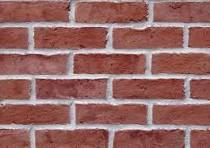
#> input picture brick.jpeg, 210 x 148 px, found by its file name
$ python fft.py --image brick.jpeg
#> lines starting #> are read from the running program, lines starting #| are printed output that depends on the picture
import os
import argparse
import cv2
import numpy as np
import matplotlib.pyplot as plt

def output_path(read_path, suffix, output_dir):
    os.makedirs(output_dir, exist_ok=True)
    filename = os.path.splitext(os.path.basename(read_path))[0] + suffix + ".png"
    return os.path.join(output_dir, filename)

def save_power(read_path, power_spectrum):
    power_spectrum = np.uint8(255 * power_spectrum / np.max(power_spectrum))  # Normalize to 0-255
    cv2.imwrite(output_path(read_path, "_power", "debugging"), power_spectrum)

def save_angles(read_path, angle_bins, direction_power):
    plt.figure()
    plt.plot(angle_bins[:-1], direction_power)
    plt.xlabel("direction of variation (degrees)")
    plt.ylabel("power")
    plt.tight_layout()
    plt.savefig(output_path(read_path, "_directions", "debugging"))
    plt.close()

def get_power_spectrum(image):
    fft_shifted = np.fft.fftshift(np.fft.fft2(image - np.mean(image)))
    return np.abs(fft_shifted) ** 2

def get_direction_power(power_spectrum):
    h, w = power_spectrum.shape
    y, x = np.indices((h, w))
    dx = x - w // 2
    dy = y - h // 2
    radius = np.sqrt(dx ** 2 + dy ** 2)
    angles = (np.degrees(np.arctan2(dy, dx)) + 180) % 180
    mask = radius > min(5, max(h, w) / 4)
    angle_bins = np.arange(181)
    direction_power, _ = np.histogram(angles[mask], bins=angle_bins, weights=power_spectrum[mask])
    return angle_bins, direction_power

def get_strongest_angle(direction_power):
    if np.max(direction_power) == 0:
        return 0
    return np.argmax(direction_power)

def keep_dominant_rgb_channel(colors):
    original_shape = colors.shape
    colors = np.reshape(colors, (-1, 3))
    result = colors.copy()
    max_channel = np.argmax(colors, axis=-1)
    green_mask = max_channel == 1
    result[green_mask] = 0
    result[green_mask, 1] = colors[green_mask, 1]
    result[~green_mask, 1] = 0
    return np.reshape(result, original_shape).astype(np.uint8)

def rgb_to_cmy(rgb):
    rgb = rgb.astype(float) / 255
    return 1 - rgb

def cmy_to_rgb(cmy):
    c = cmy[..., 0]
    m = cmy[..., 1]
    y = cmy[..., 2]
    rgb = np.stack(
        (
            1 - c,
            1 - m,
            1 - y,
        ),
        axis=-1,
    )
    return np.clip(rgb * 255, 0, 255).astype(np.uint8)

def keep_dominant_cmy_channel(colors):
    cmy = rgb_to_cmy(colors)
    result = np.zeros_like(cmy)
    max_channel = np.argmax(cmy, axis=-1)
    max_value = np.take_along_axis(cmy, np.expand_dims(max_channel, -1), axis=-1)
    np.put_along_axis(result, np.expand_dims(max_channel, -1), max_value, axis=-1)
    return cmy_to_rgb(result)

def apply_color_mode(colors, color_mode):
    if color_mode == "rgb":
        return keep_dominant_rgb_channel(colors)
    if color_mode == "cmy":
        return keep_dominant_cmy_channel(colors)
    return colors

def sine_tile(shape, angle_degrees, avg_color, wave_color, wave_tile, wave_type, thickness, periods):
    h, w = shape
    sine_image = np.full((h, w, 3), avg_color, dtype=np.uint8)
    angle = np.radians(angle_degrees)
    corners_x = np.array([-w / 2, w / 2, -w / 2, w / 2])
    corners_y = np.array([-h / 2, -h / 2, h / 2, h / 2])
    corner_along = corners_x * np.cos(angle) + corners_y * np.sin(angle)
    along_min = corner_along.min()
    along_max = corner_along.max()
    along_range = along_max - along_min
    amplitude = min(h, w) * 0.6
    curve_along = np.linspace(along_min, along_max, max(h, w) * 20)
    curve_across = amplitude * np.sin(2 * np.pi * periods * (curve_along - along_min) / along_range)
    curve_x = curve_along * np.cos(angle) - curve_across * np.sin(angle) + w / 2
    curve_y = curve_along * np.sin(angle) + curve_across * np.cos(angle) + h / 2
    points = np.column_stack((curve_x, curve_y)).round().astype(np.int32)

    if wave_type in ("original", "small"):
        mask = np.zeros((h, w), dtype=np.uint8)
        cv2.polylines(mask, [points], False, 255, thickness, lineType=cv2.LINE_AA)
        sine_image[mask > 0] = wave_tile[mask > 0]
    else:
        cv2.polylines(sine_image, [points], False, wave_color.tolist(), thickness, lineType=cv2.LINE_AA)

    return sine_image

def save_sine(read_path, image, tile_size, wave_type, thickness, periods, upscale_ratio, color_mode):
    if tile_size <= 0:
        raise ValueError("tile_size must be greater than 0")
    if upscale_ratio <= 0:
        raise ValueError("upscale_ratio must be greater than 0")

    h, w = image.shape
    color_image = cv2.cvtColor(cv2.imread(read_path, cv2.IMREAD_COLOR), cv2.COLOR_BGR2RGB)
    color_image = apply_color_mode(color_image, color_mode)
    small_image = None
    if wave_type == "small":
        small_path = output_path(read_path, "_sine", os.path.join("results", "small"))
        small_image = cv2.imread(small_path, cv2.IMREAD_COLOR)
        if small_image is None:
            raise FileNotFoundError(f"Could not read small sine image: {small_path}")
        small_image = cv2.cvtColor(small_image, cv2.COLOR_BGR2RGB)
        if small_image.shape[:2] != image.shape:
            small_image = cv2.resize(small_image, (w, h), interpolation=cv2.INTER_LINEAR)
        small_image = apply_color_mode(small_image, color_mode)

    output_ratio = upscale_ratio if wave_type == "flat" else 1
    sine_image = np.zeros((h * output_ratio, w * output_ratio, 3), dtype=np.uint8)

    for y0 in range(0, h, tile_size):
        y1 = min(y0 + tile_size, h)
        for x0 in range(0, w, tile_size):
            x1 = min(x0 + tile_size, w)
            image_tile = image[y0:y1, x0:x1]
            color_tile = color_image[y0:y1, x0:x1]
            wave_tile = color_tile
            if wave_type == "small":
                wave_tile = small_image[y0:y1, x0:x1]
            avg_color = np.sqrt(np.mean(color_tile.astype(float) ** 2, axis=(0, 1))).astype(np.uint8)
            # half of avg color (dimmer)
            half_avg_color = (avg_color / 2).astype(np.uint8)
            # max of avg color (brighter)
            max_avg_color = np.clip(avg_color * 1.5, 0, 255).astype(np.uint8)
            tile_power = get_power_spectrum(image_tile)
            _, tile_direction_power = get_direction_power(tile_power)
            tile_angle = get_strongest_angle(tile_direction_power)
            output_y0 = y0 * output_ratio
            output_y1 = y1 * output_ratio
            output_x0 = x0 * output_ratio
            output_x1 = x1 * output_ratio
            output_shape = (output_y1 - output_y0, output_x1 - output_x0)
            sine_image[output_y0:output_y1, output_x0:output_x1] = sine_tile(
                output_shape,
                tile_angle,
                half_avg_color,
                avg_color,
                wave_tile,
                wave_type,
                round(thickness * output_ratio) if wave_type == "flat" else round(thickness),
                periods,
            )

    cv2.imwrite(output_path(read_path, "_sine", "results"), cv2.cvtColor(sine_image, cv2.COLOR_RGB2BGR))

def transform_and_save(read_path, tile_size, wave_type, thickness, periods, upscale_ratio, color_mode):
    """
    Reads an image from the specified file path.

    Args:
        read_path (str): The path to the image file to read.
    """
    image = cv2.imread(read_path, cv2.IMREAD_GRAYSCALE)
    if image is None:
        raise FileNotFoundError(f"Could not read image: {read_path}")

    # get transform
    power_spectrum = get_power_spectrum(image)
    angle_bins, direction_power = get_direction_power(power_spectrum)
    strongest_angles = np.argsort(direction_power)[-5:][::-1]
    print(f"{read_path}: strongest variation directions: {strongest_angles} degrees")

    save_power(read_path, power_spectrum)
    save_angles(read_path, angle_bins, direction_power)
    save_sine(read_path, image, tile_size, wave_type, thickness, periods, upscale_ratio, color_mode)
    return None

def main():
    """
    Reads an image and saves its fourier transform.
    """
    parser = argparse.ArgumentParser()
    parser.add_argument("-i", "--image", default="belltower.jpg")
    parser.add_argument("-s", "--size", type=int, default=100)
    parser.add_argument("-w", "--wave", choices=["flat", "original", "small"], default="flat")
    parser.add_argument("-t", "--thickness", type=float, default=3)
    parser.add_argument("-p", "--periodicity", type=int, default=6)
    parser.add_argument("-r", "--ratio", type=int, default=1)
    parser.add_argument("-c", "--color-mode", choices=["none", "rgb", "cmy"], default="none")
    args = parser.parse_args()

    read_path = args.image
    if not os.path.isabs(read_path):
        read_path = os.path.join(os.getcwd(), "data", read_path)

    transform_and_save(read_path, args.size, args.wave, args.thickness, args.periodicity, args.ratio, args.color_mode)
#> in transform_and_save, `image = cv2.imread(read_path, cv2.IMREAD_GRAYSCALE)`:
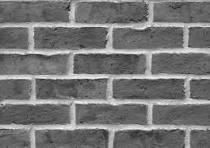
#> image: shape (148, 210); min 16, max 255, mean 117
#> in get_direction_power, `angles = (np.degrees(np.arctan2(dy, dx)) + 180) % 180`:
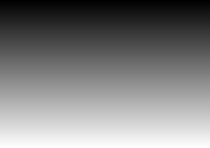
#> dy: shape (148, 210) int64; min -74, max 73, mean -0.5; drawn with min black and max white
#> in get_direction_power, `direction_power, _ = np.histogram(angles[mask], bins=angle_bins, weigh..`: direction_power = 180 values, max 9.21e+11 at index 90, min 146039751.2 at index 134, mean 7.35e+09
#> in transform_and_save, `angle_bins, direction_power = get_direction_power(power_spectrum)`: angle_bins = 181 values from 0 to 180
#> in transform_and_save, `strongest_angles = np.argsort(direction_power)[-5:][::-1]`: strongest_angles = [90, 0, 20, 159, 12]
#| data/brick.jpeg: strongest variation directions: [ 90   0  20 159  12] degrees
#> in save_angles, `plt.savefig(output_path(read_path, "_directions", "debugging"))`:
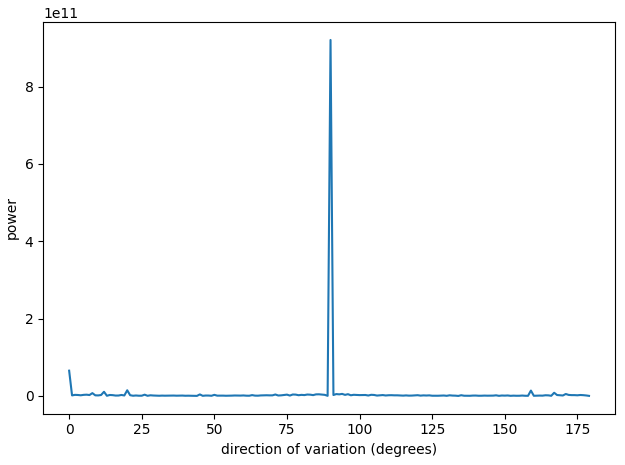
#> figure drawn by matplotlib, 1 panel; curve peaks at x = 90, y = 9.21e+11
#> after the loop in save_sine, `for y0 in range(0, h, tile_size):`:
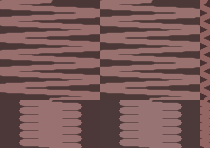
#> sine_image: shape (148, 210, 3); mean R, G, B 122.2, 89.6, 88.7

if __name__ == "__main__":
    main()
